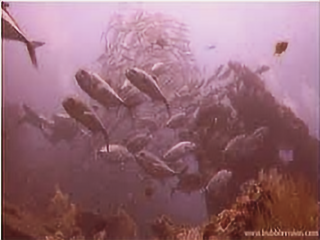
#> input picture filtered_images/WhatsApp Image 2025-04-17 at 11_EnhancedLR.png, 320 x 240 px, found by its file name
$ python opencv.py
#> lines starting #> are read from the running program, lines starting #| are printed output that depends on the picture

import numpy as np
import cv2
import os

# Paths
input_path = r"/filtered images/WhatsApp Image 2025-04-17 at 11_EnhancedLR.png"
save_dir = r"/filtered images"

# Load image
image = cv2.imread(input_path)
#> image is the input picture: shape (240, 320, 3); mean B, G, R 118.1, 106.5, 150

# Convert to LAB color space and split channels
lab = cv2.cvtColor(image, cv2.COLOR_BGR2LAB)
#> lab: shape (240, 320, 3); mean of channels 0, 1, 2 125.6, 147.8, 129.4
l, a, b = cv2.split(lab)
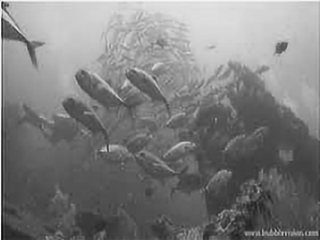
#> l: shape (240, 320); min 10, max 247, mean 125.6
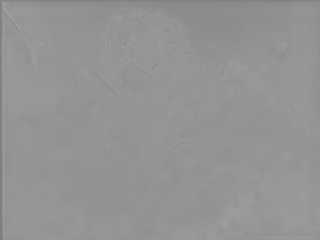
#> a: shape (240, 320); min 124, max 162, mean 147.8
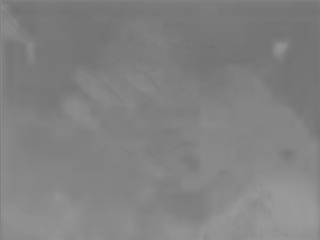
#> b: shape (240, 320); min 112, max 157, mean 129.4

# Apply CLAHE to the L-channel
clahe = cv2.createCLAHE(clipLimit=15.0, tileGridSize=(8, 8))
cl = clahe.apply(l)
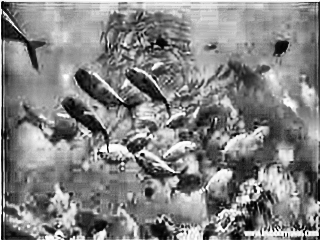
#> cl: shape (240, 320); min 0, max 255, mean 131.7

# Merge and convert back to BGR
limg = cv2.merge((cl, a, b))
#> limg: shape (240, 320, 3); mean of channels 0, 1, 2 131.7, 147.8, 129.4
enhanced = cv2.cvtColor(limg, cv2.COLOR_LAB2BGR)
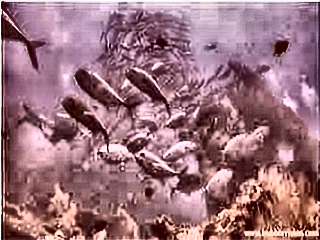
#> enhanced: shape (240, 320, 3); mean B, G, R 124.3, 113.3, 156.4

# Create side-by-side comparison
comparison = np.hstack((image, enhanced))
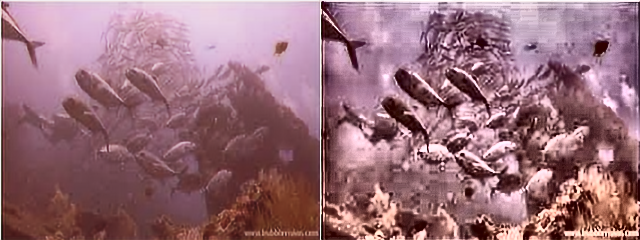
#> comparison: shape (240, 640, 3); mean B, G, R 121.2, 109.9, 153.2

# Save the comparison image
comparison_filename = "CLAHE_comparison.png"
comparison_path = os.path.join(save_dir, comparison_filename)
cv2.imwrite(comparison_path, comparison)

print(f"Comparison image saved at: {comparison_path}")

$ run again, with filtered_images/comparison_CLAHE.png copied over filtered_images/WhatsApp Image 2025-04-17 at 11_EnhancedLR.png
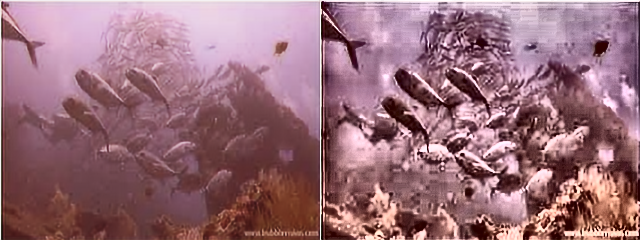
#> input picture filtered_images/comparison_CLAHE.png, 640 x 240 px, found by its file name
#> image is the input picture: shape (240, 640, 3); mean B, G, R 121.2, 109.9, 153.2
#> lab: shape (240, 640, 3); mean of channels 0, 1, 2 128.6, 147.5, 129.3
#> limg: shape (240, 640, 3); mean of channels 0, 1, 2 129.6, 147.5, 129.3
#> `enhanced = cv2.cvtColor(limg, cv2.COLOR_LAB2BGR)`:
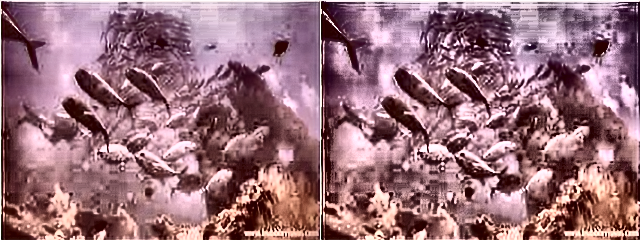
#> enhanced: shape (240, 640, 3); mean B, G, R 123, 112.2, 154.3
#> `comparison = np.hstack((image, enhanced))`:
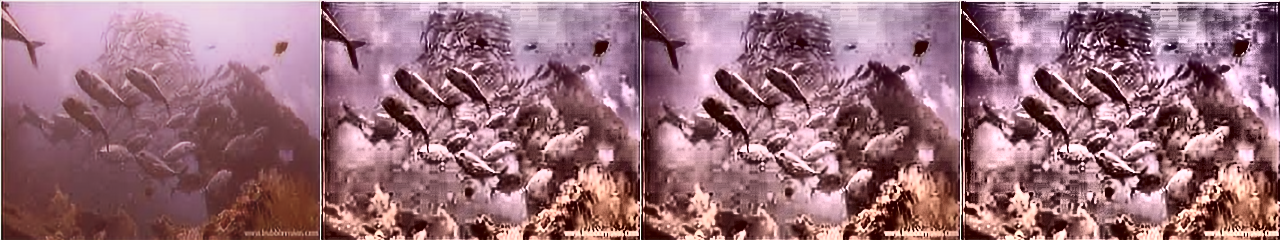
#> comparison: shape (240, 1280, 3); mean B, G, R 122.1, 111.1, 153.8

$ run again, with filtered_images/enhanced_CLAHE.png copied over filtered_images/WhatsApp Image 2025-04-17 at 11_EnhancedLR.png
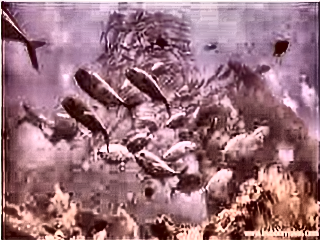
#> input picture filtered_images/enhanced_CLAHE.png, 320 x 240 px, found by its file name
#> image is the input picture: shape (240, 320, 3); mean B, G, R 124.3, 113.3, 156.4
#> lab: shape (240, 320, 3); mean of channels 0, 1, 2 131.6, 147.3, 129.2
#> `cl = clahe.apply(l)`:
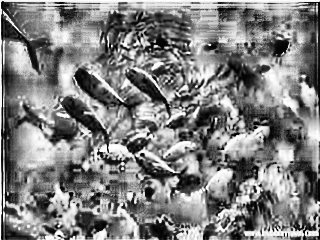
#> cl: shape (240, 320); min 0, max 255, mean 128.4
#> limg: shape (240, 320, 3); mean of channels 0, 1, 2 128.4, 147.3, 129.2
#> `comparison = np.hstack((image, enhanced))`:
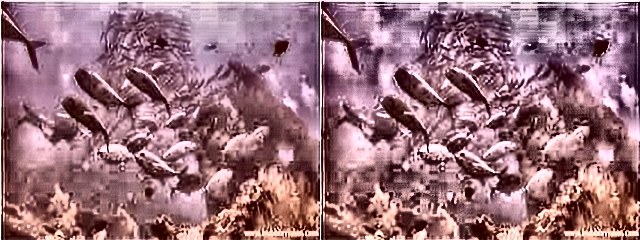
#> comparison: shape (240, 640, 3); mean B, G, R 123.2, 112.4, 154.7
